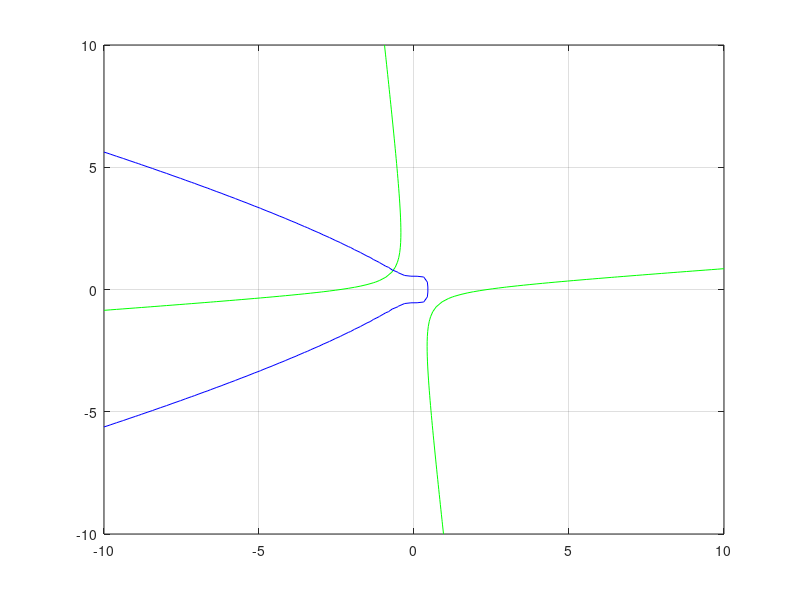

Write MATLAB code to recreate this figure. (Note: this script raises an error after producing the figure.)
%https://i.imgur.com/jiGy1iL.png
%https://i.imgur.com/iskrrYZ.png
%% Del 1
%% Del 2
format long
clc

f1=@(x1,x2)x1.^2-11.*x1.*x2-x2.^2-5.6;
f2=@(x1,x2)x2.^4+x1.^3-0.1;

x1=linspace(-10,10,100);
x2=linspace(-10,10,100);  

[X1,X2]=meshgrid(x1,x2);

Z1=f1(X1,X2); Z2=f2(X1,X2);

contour(x1,x2,Z1,[0 0],'g')
hold on
contour(x1,x2,Z2,[0 0],'b')
grid on

xline(3)
xline(-3)
yline(3)
yline(-3)
%% Del 3
f=@(x)[x(1).^2-11.*x(1).*x(2)-x(2).^2-5.6; x(2).^4+x(1).^3-0.1];

x0=[-0.5; 0.9];

fsolve(f,x0)

%% Del 4
format long
clc

f1=@(x1,x2)x1.^2-11.*x1.*x2-x2.^2-5.6;
f2=@(x1,x2)x2.^4+x1.^3-0.1;

f=@(x)[x(1).^2-11.*x(1).*x(2)-x(2).^2-5.6; x(2).^4+x(1).^3-0.1];

Df=@(x)[2*x(1)-11*x(2) -11*x(1)-2*x(2); 3*x(1).^2 4*x(2).^3];
    

x=[-0.5; 0.67];
kmax=10; tol=0.5e-80;
for k=1:kmax
    h=-Df(x)\f(x);
    x=x+h;
    disp([x' norm(h)])
    if norm(h)<tol, break, end
end

plot(x(1),x(2),'ro');

%% Del 5
%% Del 6
%% Del 7
%% Del 8